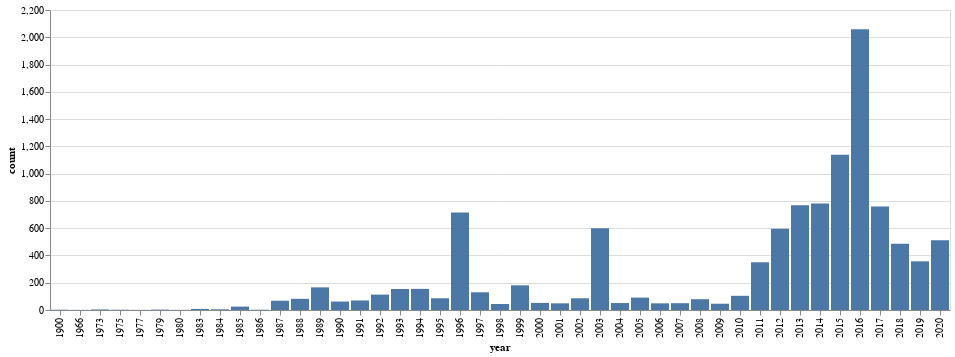

This figure's notebook cell:
### Code cell
alt.Chart(year_counts).mark_bar().encode(x="year:O", y="count")

### Figure 1 — Vega-Lite specification as saved in the notebook (floating-point values rounded to 4 significant figures)
{"config": {"view": {"continuousWidth": 400, "continuousHeight": 300}}, "data": {"name": "data-abdbe8bde12caea24381cdadf797f35f"}, "mark": "bar", "encoding": {"x": {"field": "year", "type": "ordinal"}, "y": {"field": "count", "type": "quantitative"}}, "$schema": "https://vega.github.io/schema/vega-lite/v4.17.0.json", "datasets": {"data-abdbe8bde12caea24381cdadf797f35f": [{"year": 2016, "count": 2058}, {"year": 2015, "count": 1138}, {"year": 2014, "count": 781}, {"year": 2013, "count": 769}, {"year": 2017, "count": 759}, {"year": 1996, "count": 715}, {"year": 2003, "count": 599}, {"year": 2012, "count": 595}, {"year": 2020, "count": 512}, {"year": 2018, "count": 485}, {"year": 2019, "count": 357}, {"year": 2011, "count": 350}, {"year": 1999, "count": 181}, {"year": 1989, "count": 166}, {"year": 1994, "count": 155}, {"year": 1993, "count": 154}, {"year": 1997, "count": 130}, {"year": 1992, "count": 113}, {"year": 2010, "count": 104}, {"year": 2005, "count": 91}, {"year": 1995, "count": 86}, {"year": 2002, "count": 86}, {"year": 1988, "count": 82}, {"year": 2008, "count": 79}, {"year": 1991, "count": 70}, {"year": 1987, "count": 68}, {"year": 1990, "count": 62}, {"year": 2000, "count": 52}, {"year": 2004, "count": 51}, {"year": 2007, "count": 50}, {"year": 2006, "count": 49}, {"year": 2001, "count": 49}, {"year": 2009, "count": 46}, {"year": 1998, "count": 44}, {"year": 1985, "count": 25}, {"year": 1983, "count": 8}, {"year": 1984, "count": 5}, {"year": 1973, "count": 4}, {"year": 1979, "count": 3}, {"year": 1900, "count": 2}, {"year": 1975, "count": 2}, {"year": 1986, "count": 2}, {"year": 1977, "count": 1}, {"year": 1980, "count": 1}, {"year": 1966, "count": 1}]}}
